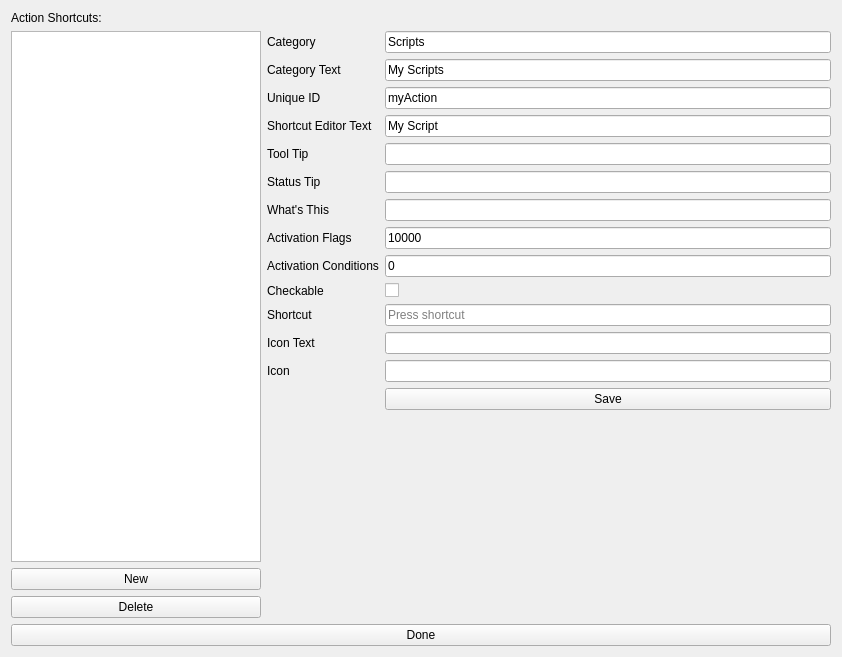
 <widget class="QWidget" name="ActionGeneratorWidget">
  <property name="geometry">
   <rect>
    <x>0</x>
    <y>0</y>
    <width>842</width>
    <height>657</height>
   </rect>
  </property>
  <property name="windowTitle">
   <string>Form</string>
  </property>
  <layout class="QVBoxLayout" name="verticalLayout">
   <item>
    <widget class="QLabel" name="label">
     <property name="text">
      <string>Action Shortcuts:</string>
     </property>
    </widget>
   </item>
   <item>
    <layout class="QHBoxLayout" name="horizontalLayout" stretch="4,9">
     <item>
      <layout class="QVBoxLayout" name="verticalLayout_3">
       <item>
        <widget class="QListView" name="listView"/>
       </item>
       <item>
        <widget class="QPushButton" name="newBtn">
         <property name="text">
          <string>New</string>
         </property>
        </widget>
       </item>
       <item>
        <widget class="QPushButton" name="deleteBtn">
         <property name="text">
          <string>Delete</string>
         </property>
        </widget>
       </item>
      </layout>
     </item>
     <item>
      <layout class="QFormLayout" name="formLayout">
       <item row="0" column="0">
        <widget class="QLabel" name="categoryLabel_2">
         <property name="text">
          <string>Category</string>
         </property>
        </widget>
       </item>
       <item row="0" column="1">
        <widget class="QLineEdit" name="categoryLineEdit">
         <property name="statusTip">
          <string>category</string>
         </property>
         <property name="text">
          <string>Scripts</string>
         </property>
        </widget>
       </item>
       <item row="1" column="0">
        <widget class="QLabel" name="categoryLabel">
         <property name="toolTip">
          <string>This will create a sub-category under scripts named after the category to add your shortcuts to.</string>
         </property>
         <property name="text">
          <string>Category Text</string>
         </property>
        </widget>
       </item>
       <item row="1" column="1">
        <widget class="QLineEdit" name="categoryTextEdit">
         <property name="toolTip">
          <string>This will create a sub-category under scripts named after the category to add your shortcuts to.</string>
         </property>
         <property name="statusTip">
          <string>categoryText</string>
         </property>
         <property name="text">
          <string>My Scripts</string>
         </property>
        </widget>
       </item>
       <item row="2" column="0">
        <widget class="QLabel" name="nameLabel">
         <property name="toolTip">
          <string>This should be the unique ID you made for your action when creating it in the setup of the extension.</string>
         </property>
         <property name="text">
          <string>Unique ID</string>
         </property>
        </widget>
       </item>
       <item row="2" column="1">
        <widget class="QLineEdit" name="nameEdit">
         <property name="toolTip">
          <string>This should be the unique ID you made for your action when creating it in the setup of the extension.</string>
         </property>
         <property name="statusTip">
          <string>action.name</string>
         </property>
         <property name="text">
          <string>myAction</string>
         </property>
        </widget>
       </item>
       <item row="3" column="0">
        <widget class="QLabel" name="textLabel">
         <property name="toolTip">
          <string>The text that it will show in the shortcut editor.</string>
         </property>
         <property name="text">
          <string>Shortcut Editor Text</string>
         </property>
        </widget>
       </item>
       <item row="3" column="1">
        <widget class="QLineEdit" name="textEdit">
         <property name="toolTip">
          <string>The text that it will show in the shortcut editor.</string>
         </property>
         <property name="statusTip">
          <string>action.text</string>
         </property>
         <property name="text">
          <string>My Script</string>
         </property>
        </widget>
       </item>
       <item row="4" column="0">
        <widget class="QLabel" name="toolTipLabel">
         <property name="toolTip">
          <string>The tool tip, this will show up on hover-over.</string>
         </property>
         <property name="text">
          <string>Tool Tip</string>
         </property>
        </widget>
       </item>
       <item row="4" column="1">
        <widget class="QLineEdit" name="toolTipEdit">
         <property name="toolTip">
          <string>The tool tip, this will show up on hover-over.</string>
         </property>
         <property name="statusTip">
          <string>action.toolTip</string>
         </property>
        </widget>
       </item>
       <item row="5" column="0">
        <widget class="QLabel" name="statusTipLabel">
         <property name="toolTip">
          <string>The status tip that is displayed on a status bar.</string>
         </property>
         <property name="text">
          <string>Status Tip</string>
         </property>
        </widget>
       </item>
       <item row="5" column="1">
        <widget class="QLineEdit" name="statusTipEdit">
         <property name="toolTip">
          <string>The status tip that is displayed on a status bar.</string>
         </property>
         <property name="statusTip">
          <string>action.statusTip</string>
         </property>
        </widget>
       </item>
       <item row="6" column="0">
        <widget class="QLabel" name="whatSThisLabel">
         <property name="toolTip">
          <string>The text it will show when a Qt application specifically calls for ‘what is this’, which is a help action.</string>
         </property>
         <property name="text">
          <string>What's This</string>
         </property>
        </widget>
       </item>
       <item row="6" column="1">
        <widget class="QLineEdit" name="whatSThisEdit">
         <property name="toolTip">
          <string>The text it will show when a Qt application specifically calls for ‘what is this’, which is a help action.</string>
         </property>
         <property name="statusTip">
          <string>action.whatsThis</string>
         </property>
        </widget>
       </item>
       <item row="7" column="0">
        <widget class="QLabel" name="activationFlagsLabel">
         <property name="toolTip">
          <string>&lt;html&gt;&lt;head/&gt;&lt;body&gt;&lt;p&gt;This determines when an action is disabled or not.&lt;/p&gt;&lt;p&gt;&lt;br/&gt;&lt;/p&gt;&lt;p&gt;&lt;a name=&quot;LC41&quot;/&gt;&lt;span style=&quot; font-family:'Hack';&quot;/&gt;&lt;span style=&quot; font-family:'Hack';&quot;&gt;   enum ActivationFlag {&lt;/span&gt;&lt;/p&gt;&lt;p&gt;&lt;a name=&quot;LC42&quot;/&gt;&lt;span style=&quot; font-family:'Hack';&quot;/&gt;&lt;span style=&quot; font-family:'Hack';&quot;&gt;       NONE                        = 0x0000, ///&amp;lt; Always activate&lt;/span&gt;&lt;/p&gt;&lt;p&gt;&lt;a name=&quot;LC43&quot;/&gt;&lt;span style=&quot; font-family:'Hack';&quot;/&gt;&lt;span style=&quot; font-family:'Hack';&quot;&gt;       ACTIVE_IMAGE                = 0x0001, ///&amp;lt; Activate if there is at least one image&lt;/span&gt;&lt;/p&gt;&lt;p&gt;&lt;a name=&quot;LC44&quot;/&gt;&lt;span style=&quot; font-family:'Hack';&quot;/&gt;&lt;span style=&quot; font-family:'Hack';&quot;&gt;       MULTIPLE_IMAGES             = 0x0002, ///&amp;lt; Activate if there is more than one image open&lt;/span&gt;&lt;/p&gt;&lt;p&gt;&lt;a name=&quot;LC45&quot;/&gt;&lt;span style=&quot; font-family:'Hack';&quot;/&gt;&lt;span style=&quot; font-family:'Hack';&quot;&gt;       CURRENT_IMAGE_MODIFIED      = 0x0004, ///&amp;lt; Activate if the current image is modified&lt;/span&gt;&lt;/p&gt;&lt;p&gt;&lt;a name=&quot;LC46&quot;/&gt;&lt;span style=&quot; font-family:'Hack';&quot;/&gt;&lt;span style=&quot; font-family:'Hack';&quot;&gt;       ACTIVE_NODE                 = 0x0008, ///&amp;lt; Activate if there's an active node (layer or mask)&lt;/span&gt;&lt;/p&gt;&lt;p&gt;&lt;a name=&quot;LC47&quot;/&gt;&lt;span style=&quot; font-family:'Hack';&quot;/&gt;&lt;span style=&quot; font-family:'Hack';&quot;&gt;       ACTIVE_DEVICE               = 0x0010, ///&amp;lt; Activate if the active node has a paint device, i.e. there are pixels to be modified&lt;/span&gt;&lt;/p&gt;&lt;p&gt;&lt;a name=&quot;LC48&quot;/&gt;&lt;span style=&quot; font-family:'Hack';&quot;/&gt;&lt;span style=&quot; font-family:'Hack';&quot;&gt;       ACTIVE_LAYER                = 0x0020, ///&amp;lt; Activate if the current node is a layer (vector or pixel)&lt;/span&gt;&lt;/p&gt;&lt;p&gt;&lt;a name=&quot;LC49&quot;/&gt;&lt;span style=&quot; font-family:'Hack';&quot;/&gt;&lt;span style=&quot; font-family:'Hack';&quot;&gt;       ACTIVE_TRANSPARENCY_MASK    = 0x0040, ///&amp;lt; Activate if the current node is a transparency mask&lt;/span&gt;&lt;/p&gt;&lt;p&gt;&lt;a name=&quot;LC50&quot;/&gt;&lt;span style=&quot; font-family:'Hack';&quot;/&gt;&lt;span style=&quot; font-family:'Hack';&quot;&gt;       ACTIVE_SHAPE_LAYER          = 0x0080, ///&amp;lt; Activate if the current node is a vector layer&lt;/span&gt;&lt;/p&gt;&lt;p&gt;&lt;a name=&quot;LC51&quot;/&gt;&lt;span style=&quot; font-family:'Hack';&quot;/&gt;&lt;span style=&quot; font-family:'Hack';&quot;&gt;       PIXELS_SELECTED             = 0x0100, ///&amp;lt; Activate if any pixels are selected (with any kind of selection)&lt;/span&gt;&lt;/p&gt;&lt;p&gt;&lt;a name=&quot;LC52&quot;/&gt;&lt;span style=&quot; font-family:'Hack';&quot;/&gt;&lt;span style=&quot; font-family:'Hack';&quot;&gt;       SHAPES_SELECTED             = 0x0200, ///&amp;lt; Activate if any vector shape is selected&lt;/span&gt;&lt;/p&gt;&lt;p&gt;&lt;a name=&quot;LC53&quot;/&gt;&lt;span style=&quot; font-family:'Hack';&quot;/&gt;&lt;span style=&quot; font-family:'Hack';&quot;&gt;       ANY_SELECTION_WITH_PIXELS   = 0x0400, ///&amp;lt; ???&lt;/span&gt;&lt;/p&gt;&lt;p&gt;&lt;a name=&quot;LC54&quot;/&gt;&lt;span style=&quot; font-family:'Hack';&quot;/&gt;&lt;span style=&quot; font-family:'Hack';&quot;&gt;       PIXELS_IN_CLIPBOARD         = 0x0800, ///&amp;lt; Activate if the clipboard contains pixels&lt;/span&gt;&lt;/p&gt;&lt;p&gt;&lt;a name=&quot;LC55&quot;/&gt;&lt;span style=&quot; font-family:'Hack';&quot;/&gt;&lt;span style=&quot; font-family:'Hack';&quot;&gt;       SHAPES_IN_CLIPBOARD         = 0x1000, ///&amp;lt; Activate if the clipboard contains vector data&lt;/span&gt;&lt;/p&gt;&lt;p&gt;&lt;a name=&quot;LC56&quot;/&gt;&lt;span style=&quot; font-family:'Hack';&quot;/&gt;&lt;span style=&quot; font-family:'Hack';&quot;&gt;       NEVER_ACTIVATE              = 0x2000, ///&amp;lt; ???&lt;/span&gt;&lt;/p&gt;&lt;p&gt;&lt;a name=&quot;LC57&quot;/&gt;&lt;span style=&quot; font-family:'Hack';&quot;/&gt;&lt;span style=&quot; font-family:'Hack';&quot;&gt;       LAYERS_IN_CLIPBOARD         = 0x4000, ///&amp;lt; ???&lt;/span&gt;&lt;/p&gt;&lt;p&gt;&lt;a name=&quot;LC58&quot;/&gt;&lt;span style=&quot; font-family:'Hack';&quot;/&gt;&lt;span style=&quot; font-family:'Hack';&quot;&gt;       IMAGE_HAS_ANIMATION         = 0x8000, ///&amp;lt; Activate if the image has an animation&lt;/span&gt;&lt;/p&gt;&lt;p&gt;&lt;a name=&quot;LC59&quot;/&gt;&lt;span style=&quot; font-family:'Hack';&quot;/&gt;&lt;span style=&quot; font-family:'Hack';&quot;&gt;       SHAPE_SELECTION_WITH_SHAPES = 0x10000, ///&amp;lt; Activate there is a vector selection active&lt;/span&gt;&lt;/p&gt;&lt;p&gt;&lt;a name=&quot;LC60&quot;/&gt;&lt;span style=&quot; font-family:'Hack';&quot;/&gt;&lt;span style=&quot; font-family:'Hack';&quot;&gt;       PIXEL_SELECTION_WITH_PIXELS = 0x20000, ///&amp;lt; Activate there is a raster selection active&lt;/span&gt;&lt;/p&gt;&lt;p&gt;&lt;a name=&quot;LC61&quot;/&gt;&lt;span style=&quot; font-family:'Hack';&quot;/&gt;&lt;span style=&quot; font-family:'Hack';&quot;&gt;   };&lt;/span&gt;&lt;/p&gt;&lt;/body&gt;&lt;/html&gt;</string>
         </property>
         <property name="text">
          <string>Activation Flags</string>
         </property>
        </widget>
       </item>
       <item row="7" column="1">
        <widget class="QLineEdit" name="activationFlagsEdit">
         <property name="toolTip">
          <string>&lt;html&gt;&lt;head/&gt;&lt;body&gt;&lt;p&gt;This determines when an action is disabled or not.&lt;/p&gt;&lt;p&gt;&lt;br/&gt;&lt;/p&gt;&lt;p&gt;&lt;a name=&quot;LC41&quot;/&gt;&lt;span style=&quot; font-family:'Hack';&quot;/&gt;&lt;span style=&quot; font-family:'Hack';&quot;/&gt;&lt;span style=&quot; font-family:'Hack';&quot;&gt;enum ActivationFlag {&lt;/span&gt;&lt;/p&gt;&lt;pre style=&quot; margin-top:0px; margin-bottom:0px; margin-left:0px; margin-right:0px; -qt-block-indent:0; text-indent:0px;&quot;&gt;&lt;a name=&quot;LC42&quot;/&gt;&lt;span style=&quot; font-family:'Hack';&quot;/&gt;&lt;span style=&quot; font-family:'Hack';&quot;&gt;       NONE                        &lt;/span&gt;&lt;span style=&quot; font-family:'Hack';&quot;&gt;= 0x0000, ///&amp;lt; Always activate&lt;/span&gt;&lt;/pre&gt;&lt;pre style=&quot; margin-top:0px; margin-bottom:0px; margin-left:0px; margin-right:0px; -qt-block-indent:0; text-indent:0px;&quot;&gt;&lt;a name=&quot;LC43&quot;/&gt;&lt;span style=&quot; font-family:'Hack';&quot;/&gt;&lt;span style=&quot; font-family:'Hack';&quot;&gt;       ACTIVE_IMAGE                = &lt;/span&gt;&lt;span style=&quot; font-family:'Hack';&quot;&gt;0x0001, ///&amp;lt; Activate if there is at least one image&lt;/span&gt;&lt;/pre&gt;&lt;pre style=&quot; margin-top:0px; margin-bottom:0px; margin-left:0px; margin-right:0px; -qt-block-indent:0; text-indent:0px;&quot;&gt;&lt;a name=&quot;LC44&quot;/&gt;&lt;span style=&quot; font-family:'Hack';&quot;/&gt;&lt;span style=&quot; font-family:'Hack';&quot;&gt;       MULTIPLE_IMAGES             = &lt;/span&gt;&lt;span style=&quot; font-family:'Hack';&quot;&gt;0x0002, ///&amp;lt; Activate if there is more than one image open&lt;/span&gt;&lt;/pre&gt;&lt;pre style=&quot; margin-top:0px; margin-bottom:0px; margin-left:0px; margin-right:0px; -qt-block-indent:0; text-indent:0px;&quot;&gt;&lt;a name=&quot;LC45&quot;/&gt;&lt;span style=&quot; font-family:'Hack';&quot;/&gt;&lt;span style=&quot; font-family:'Hack';&quot;&gt;       CURRENT_IMAGE_MODIFIED      = &lt;/span&gt;&lt;span style=&quot; font-family:'Hack';&quot;&gt;0x0004, ///&amp;lt; Activate if the current image is modified&lt;/span&gt;&lt;/pre&gt;&lt;pre style=&quot; margin-top:0px; margin-bottom:0px; margin-left:0px; margin-right:0px; -qt-block-indent:0; text-indent:0px;&quot;&gt;&lt;a name=&quot;LC46&quot;/&gt;&lt;span style=&quot; font-family:'Hack';&quot;/&gt;&lt;span style=&quot; font-family:'Hack';&quot;&gt;       ACTIVE_NODE                 = &lt;/span&gt;&lt;span style=&quot; font-family:'Hack';&quot;&gt;0x0008, ///&amp;lt; Activate if there's an active node (layer or mask)&lt;/span&gt;&lt;/pre&gt;&lt;pre style=&quot; margin-top:0px; margin-bottom:0px; margin-left:0px; margin-right:0px; -qt-block-indent:0; text-indent:0px;&quot;&gt;&lt;a name=&quot;LC47&quot;/&gt;&lt;span style=&quot; font-family:'Hack';&quot;/&gt;&lt;span style=&quot; font-family:'Hack';&quot;&gt;       ACTIVE_DEVICE               = &lt;/span&gt;&lt;span style=&quot; font-family:'Hack';&quot;&gt;0x0010, ///&amp;lt; Activate if the active node has a paint device, i.e. there are pixels to be modified&lt;/span&gt;&lt;/pre&gt;&lt;pre style=&quot; margin-top:0px; margin-bottom:0px; margin-left:0px; margin-right:0px; -qt-block-indent:0; text-indent:0px;&quot;&gt;&lt;a name=&quot;LC48&quot;/&gt;&lt;span style=&quot; font-family:'Hack';&quot;/&gt;&lt;span style=&quot; font-family:'Hack';&quot;&gt;       ACTIVE_LAYER                = &lt;/span&gt;&lt;span style=&quot; font-family:'Hack';&quot;&gt;0x0020, ///&amp;lt; Activate if the current node is a layer (vector or pixel)&lt;/span&gt;&lt;/pre&gt;&lt;pre style=&quot; margin-top:0px; margin-bottom:0px; margin-left:0px; margin-right:0px; -qt-block-indent:0; text-indent:0px;&quot;&gt;&lt;a name=&quot;LC49&quot;/&gt;&lt;span style=&quot; font-family:'Hack';&quot;/&gt;&lt;span style=&quot; font-family:'Hack';&quot;&gt;       ACTIVE_TRANSPARENCY_MASK    = &lt;/span&gt;&lt;span style=&quot; font-family:'Hack';&quot;&gt;0x0040, ///&amp;lt; Activate if the current node is a transparency mask&lt;/span&gt;&lt;/pre&gt;&lt;pre style=&quot; margin-top:0px; margin-bottom:0px; margin-left:0px; margin-right:0px; -qt-block-indent:0; text-indent:0px;&quot;&gt;&lt;a name=&quot;LC50&quot;/&gt;&lt;span style=&quot; font-family:'Hack';&quot;/&gt;&lt;span style=&quot; font-family:'Hack';&quot;&gt;       ACTIVE_SHAPE_LAYER          = &lt;/span&gt;&lt;span style=&quot; font-family:'Hack';&quot;&gt;0x0080, ///&amp;lt; Activate if the current node is a vector layer&lt;/span&gt;&lt;/pre&gt;&lt;pre style=&quot; margin-top:0px; margin-bottom:0px; margin-left:0px; margin-right:0px; -qt-block-indent:0; text-indent:0px;&quot;&gt;&lt;a name=&quot;LC51&quot;/&gt;&lt;span style=&quot; font-family:'Hack';&quot;/&gt;&lt;span style=&quot; font-family:'Hack';&quot;&gt;       PIXELS_SELECTED             = &lt;/span&gt;&lt;span style=&quot; font-family:'Hack';&quot;&gt;0x0100, ///&amp;lt; Activate if any pixels are selected (with any kind of selection)&lt;/span&gt;&lt;/pre&gt;&lt;pre style=&quot; margin-top:0px; margin-bottom:0px; margin-left:0px; margin-right:0px; -qt-block-indent:0; text-indent:0px;&quot;&gt;&lt;a name=&quot;LC52&quot;/&gt;&lt;span style=&quot; font-family:'Hack';&quot;/&gt;&lt;span style=&quot; font-family:'Hack';&quot;&gt;       SHAPES_SELECTED             = &lt;/span&gt;&lt;span style=&quot; font-family:'Hack';&quot;&gt;0x0200, ///&amp;lt; Activate if any vector shape is selected&lt;/span&gt;&lt;/pre&gt;&lt;pre style=&quot; margin-top:0px; margin-bottom:0px; margin-left:0px; margin-right:0px; -qt-block-indent:0; text-indent:0px;&quot;&gt;&lt;a name=&quot;LC53&quot;/&gt;&lt;span style=&quot; font-family:'Hack';&quot;/&gt;&lt;span style=&quot; font-family:'Hack';&quot;&gt;       ANY_SELECTION_WITH_PIXELS   = &lt;/span&gt;&lt;span style=&quot; font-family:'Hack';&quot;&gt;0x0400, ///&amp;lt; ???&lt;/span&gt;&lt;/pre&gt;&lt;pre style=&quot; margin-top:0px; margin-bottom:0px; margin-left:0px; margin-right:0px; -qt-block-indent:0; text-indent:0px;&quot;&gt;&lt;a name=&quot;LC54&quot;/&gt;&lt;span style=&quot; font-family:'Hack';&quot;/&gt;&lt;span style=&quot; font-family:'Hack';&quot;&gt;       PIXELS_IN_CLIPBOARD         = &lt;/span&gt;&lt;span style=&quot; font-family:'Hack';&quot;&gt;0x0800, ///&amp;lt; Activate if the clipboard contains pixels&lt;/span&gt;&lt;/pre&gt;&lt;pre style=&quot; margin-top:0px; margin-bottom:0px; margin-left:0px; margin-right:0px; -qt-block-indent:0; text-indent:0px;&quot;&gt;&lt;a name=&quot;LC55&quot;/&gt;&lt;span style=&quot; font-family:'Hack';&quot;/&gt;&lt;span style=&quot; font-family:'Hack';&quot;&gt;       SHAPES_IN_CLIPBOARD         = &lt;/span&gt;&lt;span style=&quot; font-family:'Hack';&quot;&gt;0x1000, ///&amp;lt; Activate if the clipboard contains vector data&lt;/span&gt;&lt;/pre&gt;&lt;pre style=&quot; margin-top:0px; margin-bottom:0px; margin-left:0px; margin-right:0px; -qt-block-indent:0; text-indent:0px;&quot;&gt;&lt;a name=&quot;LC56&quot;/&gt;&lt;span style=&quot; font-family:'Hack';&quot;/&gt;&lt;span style=&quot; font-family:'Hack';&quot;&gt;       NEVER_ACTIVATE              = &lt;/span&gt;&lt;span style=&quot; font-family:'Hack';&quot;&gt;0x2000, ///&amp;lt; ???&lt;/span&gt;&lt;/pre&gt;&lt;pre style=&quot; margin-top:0px; margin-bottom:0px; margin-left:0px; margin-right:0px; -qt-block-indent:0; text-indent:0px;&quot;&gt;&lt;a name=&quot;LC57&quot;/&gt;&lt;span style=&quot; font-family:'Hack';&quot;/&gt;&lt;span style=&quot; font-family:'Hack';&quot;&gt;       LAYERS_IN_CLIPBOARD         = &lt;/span&gt;&lt;span style=&quot; font-family:'Hack';&quot;&gt;0x4000, ///&amp;lt; ???&lt;/span&gt;&lt;/pre&gt;&lt;pre style=&quot; margin-top:0px; margin-bottom:0px; margin-left:0px; margin-right:0px; -qt-block-indent:0; text-indent:0px;&quot;&gt;&lt;a name=&quot;LC58&quot;/&gt;&lt;span style=&quot; font-family:'Hack';&quot;/&gt;&lt;span style=&quot; font-family:'Hack';&quot;&gt;       IMAGE_HAS_ANIMATION         = &lt;/span&gt;&lt;span style=&quot; font-family:'Hack';&quot;&gt;0x8000, ///&amp;lt; Activate if the image has an animation&lt;/span&gt;&lt;/pre&gt;&lt;pre style=&quot; margin-top:0px; margin-bottom:0px; margin-left:0px; margin-right:0px; -qt-block-indent:0; text-indent:0px;&quot;&gt;&lt;a name=&quot;LC59&quot;/&gt;&lt;span style=&quot; font-family:'Hack';&quot;/&gt;&lt;span style=&quot; font-family:'Hack';&quot;&gt;       SHAPE_SELECTION_WITH_SHAPES = &lt;/span&gt;&lt;span style=&quot; font-family:'Hack';&quot;&gt;0x10000, ///&amp;lt; Activate there is a vector selection active&lt;/span&gt;&lt;/pre&gt;&lt;pre style=&quot; margin-top:0px; margin-bottom:0px; margin-left:0px; margin-right:0px; -qt-block-indent:0; text-indent:0px;&quot;&gt;&lt;a name=&quot;LC60&quot;/&gt;&lt;span style=&quot; font-family:'Hack';&quot;/&gt;&lt;span style=&quot; font-family:'Hack';&quot;&gt;       PIXEL_SELECTION_WITH_PIXELS = &lt;/span&gt;&lt;span style=&quot; font-family:'Hack';&quot;&gt;0x20000, ///&amp;lt; Activate there is a raster selection active&lt;/span&gt;&lt;/pre&gt;&lt;pre style=&quot; margin-top:0px; margin-bottom:12px; margin-left:0px; margin-right:0px; -qt-block-indent:0; text-indent:0px;&quot;&gt;&lt;a name=&quot;LC61&quot;/&gt;&lt;span style=&quot; font-family:'Hack';&quot;/&gt;&lt;span style=&quot; font-family:'Hack';&quot;&gt;   };&lt;/span&gt;&lt;/pre&gt;&lt;/body&gt;&lt;/html&gt;</string>
         </property>
         <property name="statusTip">
          <string>action.activationFlags</string>
         </property>
         <property name="text">
          <string>10000</string>
         </property>
        </widget>
       </item>
       <item row="8" column="0">
        <widget class="QLabel" name="activationConditionsLabel">
         <property name="toolTip">
          <string>&lt;html&gt;&lt;head/&gt;&lt;body&gt;&lt;p&gt;This determines activation conditions (e.g. activate only when selection is editable)&lt;/p&gt;&lt;p&gt;&lt;br/&gt;&lt;/p&gt;&lt;p&gt;&lt;a name=&quot;LC64&quot;/&gt;&lt;span style=&quot; font-family:'Hack';&quot;/&gt;&lt;span style=&quot; font-family:'Hack';&quot;&gt;   enum ActivationCondition {&lt;/span&gt;&lt;/p&gt;&lt;p&gt;&lt;a name=&quot;LC65&quot;/&gt;&lt;span style=&quot; font-family:'Hack';&quot;/&gt;&lt;span style=&quot; font-family:'Hack';&quot;&gt;       NO_CONDITION = 0,&lt;/span&gt;&lt;/p&gt;&lt;p&gt;&lt;a name=&quot;LC66&quot;/&gt;&lt;span style=&quot; font-family:'Hack';&quot;/&gt;&lt;span style=&quot; font-family:'Hack';&quot;&gt;       ACTIVE_NODE_EDITABLE = 0x1,&lt;/span&gt;&lt;/p&gt;&lt;p&gt;&lt;a name=&quot;LC67&quot;/&gt;&lt;span style=&quot; font-family:'Hack';&quot;/&gt;&lt;span style=&quot; font-family:'Hack';&quot;&gt;       ACTIVE_NODE_EDITABLE_PAINT_DEVICE = 0x2,&lt;/span&gt;&lt;/p&gt;&lt;p&gt;&lt;a name=&quot;LC68&quot;/&gt;&lt;span style=&quot; font-family:'Hack';&quot;/&gt;&lt;span style=&quot; font-family:'Hack';&quot;&gt;       SELECTION_EDITABLE = 0x4,&lt;/span&gt;&lt;/p&gt;&lt;p&gt;&lt;a name=&quot;LC69&quot;/&gt;&lt;span style=&quot; font-family:'Hack';&quot;/&gt;&lt;span style=&quot; font-family:'Hack';&quot;&gt;       OPENGL_ENABLED = 0x8,&lt;/span&gt;&lt;/p&gt;&lt;p&gt;&lt;a name=&quot;LC70&quot;/&gt;&lt;span style=&quot; font-family:'Hack';&quot;/&gt;&lt;span style=&quot; font-family:'Hack';&quot;&gt;   };&lt;/span&gt;&lt;/p&gt;&lt;/body&gt;&lt;/html&gt;</string>
         </property>
         <property name="text">
          <string>Activation Conditions</string>
         </property>
        </widget>
       </item>
       <item row="8" column="1">
        <widget class="QLineEdit" name="activationConditionsEdit">
         <property name="toolTip">
          <string>&lt;html&gt;&lt;head/&gt;&lt;body&gt;&lt;p&gt;This determines activation conditions (e.g. activate only when selection is editable)&lt;/p&gt;&lt;p&gt;&lt;br/&gt;&lt;/p&gt;&lt;p&gt;&lt;a name=&quot;LC64&quot;/&gt;&lt;span style=&quot; font-family:'Hack';&quot;/&gt;&lt;span style=&quot; font-family:'Hack';&quot;/&gt;&lt;span style=&quot; font-family:'Hack';&quot;&gt;enum ActivationCondition {&lt;/span&gt;&lt;/p&gt;&lt;pre style=&quot; margin-top:0px; margin-bottom:0px; margin-left:0px; margin-right:0px; -qt-block-indent:0; text-indent:0px;&quot;&gt;&lt;a name=&quot;LC65&quot;/&gt;&lt;span style=&quot; font-family:'Hack';&quot;/&gt;&lt;span style=&quot; font-family:'Hack';&quot;&gt;       NO_CONDITION &lt;/span&gt;&lt;span style=&quot; font-family:'Hack';&quot;&gt;= 0,&lt;/span&gt;&lt;/pre&gt;&lt;pre style=&quot; margin-top:0px; margin-bottom:0px; margin-left:0px; margin-right:0px; -qt-block-indent:0; text-indent:0px;&quot;&gt;&lt;a name=&quot;LC66&quot;/&gt;&lt;span style=&quot; font-family:'Hack';&quot;/&gt;&lt;span style=&quot; font-family:'Hack';&quot;&gt;       ACTIVE_NODE_EDITABLE = &lt;/span&gt;&lt;span style=&quot; font-family:'Hack';&quot;&gt;0x1,&lt;/span&gt;&lt;/pre&gt;&lt;pre style=&quot; margin-top:0px; margin-bottom:0px; margin-left:0px; margin-right:0px; -qt-block-indent:0; text-indent:0px;&quot;&gt;&lt;a name=&quot;LC67&quot;/&gt;&lt;span style=&quot; font-family:'Hack';&quot;/&gt;&lt;span style=&quot; font-family:'Hack';&quot;&gt;       ACTIVE_NODE_EDITABLE_PAINT_DEVICE = &lt;/span&gt;&lt;span style=&quot; font-family:'Hack';&quot;&gt;0x2,&lt;/span&gt;&lt;/pre&gt;&lt;pre style=&quot; margin-top:0px; margin-bottom:0px; margin-left:0px; margin-right:0px; -qt-block-indent:0; text-indent:0px;&quot;&gt;&lt;a name=&quot;LC68&quot;/&gt;&lt;span style=&quot; font-family:'Hack';&quot;/&gt;&lt;span style=&quot; font-family:'Hack';&quot;&gt;       SELECTION_EDITABLE = &lt;/span&gt;&lt;span style=&quot; font-family:'Hack';&quot;&gt;0x4,&lt;/span&gt;&lt;/pre&gt;&lt;pre style=&quot; margin-top:0px; margin-bottom:0px; margin-left:0px; margin-right:0px; -qt-block-indent:0; text-indent:0px;&quot;&gt;&lt;a name=&quot;LC69&quot;/&gt;&lt;span style=&quot; font-family:'Hack';&quot;/&gt;&lt;span style=&quot; font-family:'Hack';&quot;&gt;       OPENGL_ENABLED = &lt;/span&gt;&lt;span style=&quot; font-family:'Hack';&quot;&gt;0x8,&lt;/span&gt;&lt;/pre&gt;&lt;pre style=&quot; margin-top:0px; margin-bottom:12px; margin-left:0px; margin-right:0px; -qt-block-indent:0; text-indent:0px;&quot;&gt;&lt;a name=&quot;LC70&quot;/&gt;&lt;span style=&quot; font-family:'Hack';&quot;/&gt;&lt;span style=&quot; font-family:'Hack';&quot;&gt;   };&lt;/span&gt;&lt;/pre&gt;&lt;/body&gt;&lt;/html&gt;</string>
         </property>
         <property name="statusTip">
          <string>action.activationConditions</string>
         </property>
         <property name="text">
          <string>0</string>
         </property>
        </widget>
       </item>
       <item row="9" column="0">
        <widget class="QLabel" name="checkableLabel">
         <property name="toolTip">
          <string>Whether it is a checkbox or not.</string>
         </property>
         <property name="text">
          <string>Checkable</string>
         </property>
        </widget>
       </item>
       <item row="9" column="1">
        <widget class="QCheckBox" name="checkableChk">
         <property name="toolTip">
          <string>Whether it is a checkbox or not.</string>
         </property>
         <property name="statusTip">
          <string>action.isCheckable</string>
         </property>
        </widget>
       </item>
       <item row="10" column="0">
        <widget class="QLabel" name="shortcutLabel">
         <property name="text">
          <string>Shortcut</string>
         </property>
        </widget>
       </item>
       <item row="10" column="1">
        <widget class="QKeySequenceEdit" name="ShortcutKey">
         <property name="statusTip">
          <string>action.shortcut</string>
         </property>
        </widget>
       </item>
       <item row="11" column="0">
        <widget class="QLabel" name="iconTextLabel">
         <property name="toolTip">
          <string>The text it will show when displayed in a toolbar. So for example, “Resize Image to New Size” could be shortened to “Resize Image” to save space, so we’d put that in here.</string>
         </property>
         <property name="text">
          <string>Icon Text</string>
         </property>
        </widget>
       </item>
       <item row="11" column="1">
        <widget class="QLineEdit" name="iconTextEdit">
         <property name="toolTip">
          <string>The text it will show when displayed in a toolbar. So for example, “Resize Image to New Size” could be shortened to “Resize Image” to save space, so we’d put that in here.</string>
         </property>
         <property name="statusTip">
          <string>action.iconText</string>
         </property>
        </widget>
       </item>
       <item row="12" column="0">
        <widget class="QLabel" name="iconLabel">
         <property name="toolTip">
          <string>The name of a possible icon. These will only show up on KDE plasma, because Gnome and Windows users complained they look ugly.</string>
         </property>
         <property name="text">
          <string>Icon</string>
         </property>
        </widget>
       </item>
       <item row="13" column="1">
        <widget class="QPushButton" name="saveBtn">
         <property name="text">
          <string>Save</string>
         </property>
        </widget>
       </item>
       <item row="12" column="1">
        <widget class="QLineEdit" name="iconEdit"/>
       </item>
      </layout>
     </item>
    </layout>
   </item>
   <item>
    <widget class="QPushButton" name="doneBtn">
     <property name="text">
      <string>Done</string>
     </property>
    </widget>
   </item>
  </layout>
 </widget>
